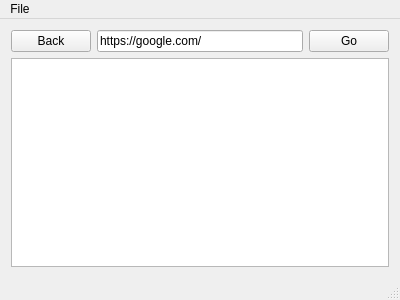
<?xml version="1.0" encoding="UTF-8"?>
<ui version="4.0">
 <class>MainWindow</class>
 <widget class="QMainWindow" name="MainWindow">
  <property name="geometry">
   <rect>
    <x>0</x>
    <y>0</y>
    <width>400</width>
    <height>300</height>
   </rect>
  </property>
  <property name="windowTitle">
   <string>MainWindow</string>
  </property>
  <widget class="QWidget" name="centralWidget">
   <layout class="QVBoxLayout" name="verticalLayout">
    <item>
     <layout class="QGridLayout" name="gridLayout">
      <property name="sizeConstraint">
       <enum>QLayout::SetNoConstraint</enum>
      </property>
      <item row="0" column="0">
       <layout class="QHBoxLayout" name="horizontalLayout">
        <item>
         <widget class="QPushButton" name="backButton">
          <property name="text">
           <string>Back</string>
          </property>
         </widget>
        </item>
        <item>
         <widget class="QLineEdit" name="lineEdit">
          <property name="minimumSize">
           <size>
            <width>200</width>
            <height>0</height>
           </size>
          </property>
          <property name="text">
           <string>https://google.com/</string>
          </property>
         </widget>
        </item>
        <item>
         <widget class="QPushButton" name="goButton">
          <property name="text">
           <string>Go</string>
          </property>
         </widget>
        </item>
       </layout>
      </item>
      <item row="1" column="0">
       <widget class="QGraphicsView" name="graphicsView"/>
      </item>
     </layout>
    </item>
   </layout>
  </widget>
  <widget class="QMenuBar" name="menuBar">
   <property name="geometry">
    <rect>
     <x>0</x>
     <y>0</y>
     <width>400</width>
     <height>25</height>
    </rect>
   </property>
   <widget class="QMenu" name="menuFile">
    <property name="title">
     <string>File</string>
    </property>
    <addaction name="actionExit"/>
   </widget>
   <addaction name="menuFile"/>
  </widget>
  <widget class="QStatusBar" name="statusBar"/>
  <action name="actionExit">
   <property name="text">
    <string>Exit</string>
   </property>
  </action>
 </widget>
 <layoutdefault spacing="6" margin="11"/>
 <resources/>
 <connections>
  <connection>
   <sender>actionExit</sender>
   <signal>triggered()</signal>
   <receiver>MainWindow</receiver>
   <slot>file_quit()</slot>
   <hints>
    <hint type="sourcelabel">
     <x>-1</x>
     <y>-1</y>
    </hint>
    <hint type="destinationlabel">
     <x>199</x>
     <y>149</y>
    </hint>
   </hints>
  </connection>
  <connection>
   <sender>goButton</sender>
   <signal>clicked()</signal>
   <receiver>MainWindow</receiver>
   <slot>btn_go()</slot>
   <hints>
    <hint type="sourcelabel">
     <x>506</x>
     <y>52</y>
    </hint>
    <hint type="destinationlabel">
     <x>199</x>
     <y>149</y>
    </hint>
   </hints>
  </connection>
 </connections>
</ui>
